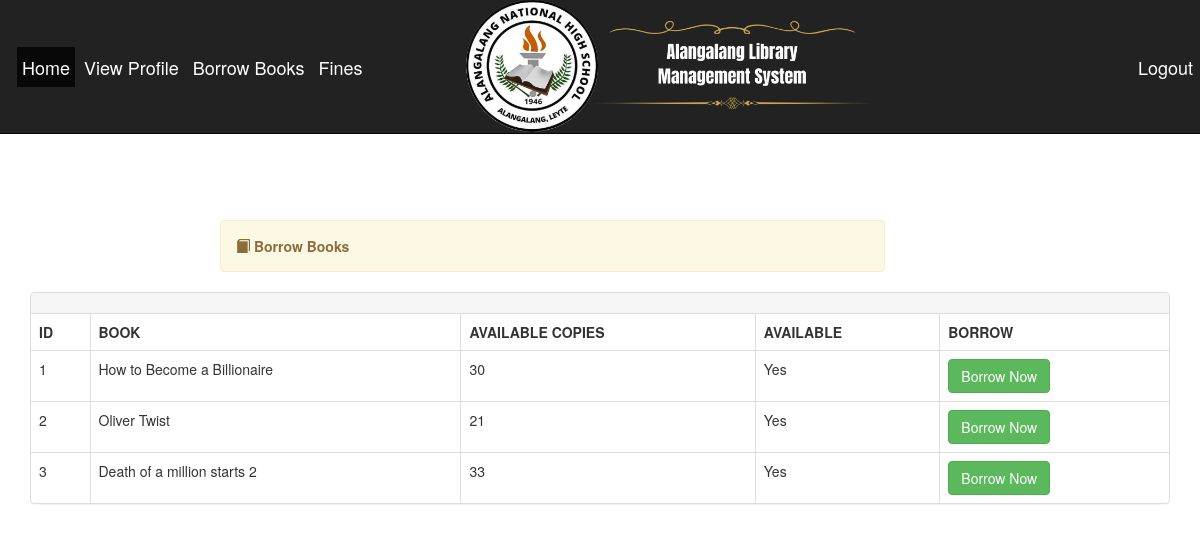
The app's page /borrow-student.php with its own data.
### tables this page shows
CREATE TABLE `books` (
  `bookId` int(11) NOT NULL,
  `bookTitle` varchar(150) NOT NULL,
  `author` varchar(60) NOT NULL,
  `ISBN` varchar(30) NOT NULL,
  `bookCopies` varchar(10) NOT NULL,
  `publisherName` varchar(60) NOT NULL,
  `available` varchar(10) NOT NULL,
  `categories` varchar(30) NOT NULL,
  `callNumber` varchar(30) NOT NULL
);

### borrow-student.php (the view, shortened to what this page needs)
<?php
include "includes/header.php";
?>
<div class="container">
	<?php include "includes/nav2.php"; ?>
	<div class="alert alert-warning col-lg-7 col-md-12 col-sm-12 col-xs-12 col-lg-offset-2 col-md-offset-0 col-sm-offset-1 col-xs-offset-0" style="margin-top:70px">
		<span class="glyphicon glyphicon-book"></span>
		<strong>Borrow Books</strong>
	</div>
</div>
<div class="container">
	<div class="panel panel-default">
		<div class="panel-heading">
		</div>
		<table class="table table-bordered">
			<thead>
				<tr>
					<th>ID</th>
					<th>BOOK</th>
					<th>AVAILABLE COPIES</th>
					<th>AVAILABLE</th>
					<th>BORROW</th>
				</tr>
			</thead>
			<tbody>
				<?php
				$sql = "SELECT * FROM books";
				$query = mysqli_query($conn, $sql);
				$counter = 1;
				while ($row = mysqli_fetch_array($query)) {
					?>
						<tr>
							<td><?php echo $counter++; ?></td>
							<td><?php echo $row['bookTitle']; ?></td>
							<td><?php echo $row['bookCopies']; ?></td>
							<td><?php echo $row['bookCopies'] > 0 ? 'Yes' : 'No'; ?></td>
							<td>
								<?php if($row['bookCopies'] > 0) { ?>
									<a href="lend-student.php?bid=<?php echo $row['bookId'] ?>" class="btn btn-success">Borrow Now</a>
								<?php } else { ?>
									<span class="btn btn-default" disabled>Borrow Now</span>
								<?php } ?>
							</td>
						</tr>
					<?php } ?>
			</tbody>
		</table>
	</div>
</div>
</body>
</html>

### css/style.css (style rules this page uses)
body { overflow-x: hidden; padding-top: 150px; }
.alert { margin-top: 40px; }

### records on screen
books: bookTitle "How to Become a Billionaire", bookCopies "30", shows "Yes"
books: bookTitle "Oliver Twist", bookCopies "21", shows "Yes"
books: bookTitle "Death of a million starts 2", bookCopies "33", shows "Yes"
